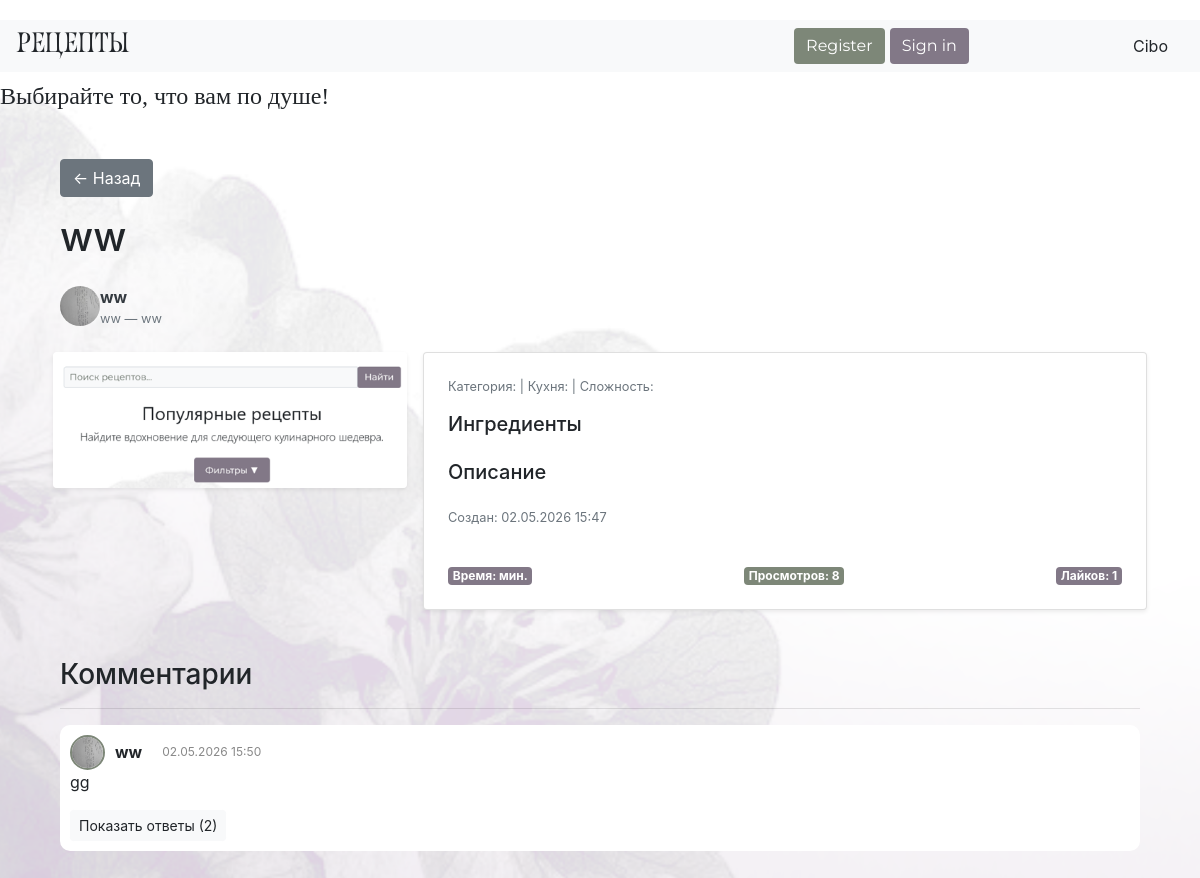
The app's page /recipe/1, older data.
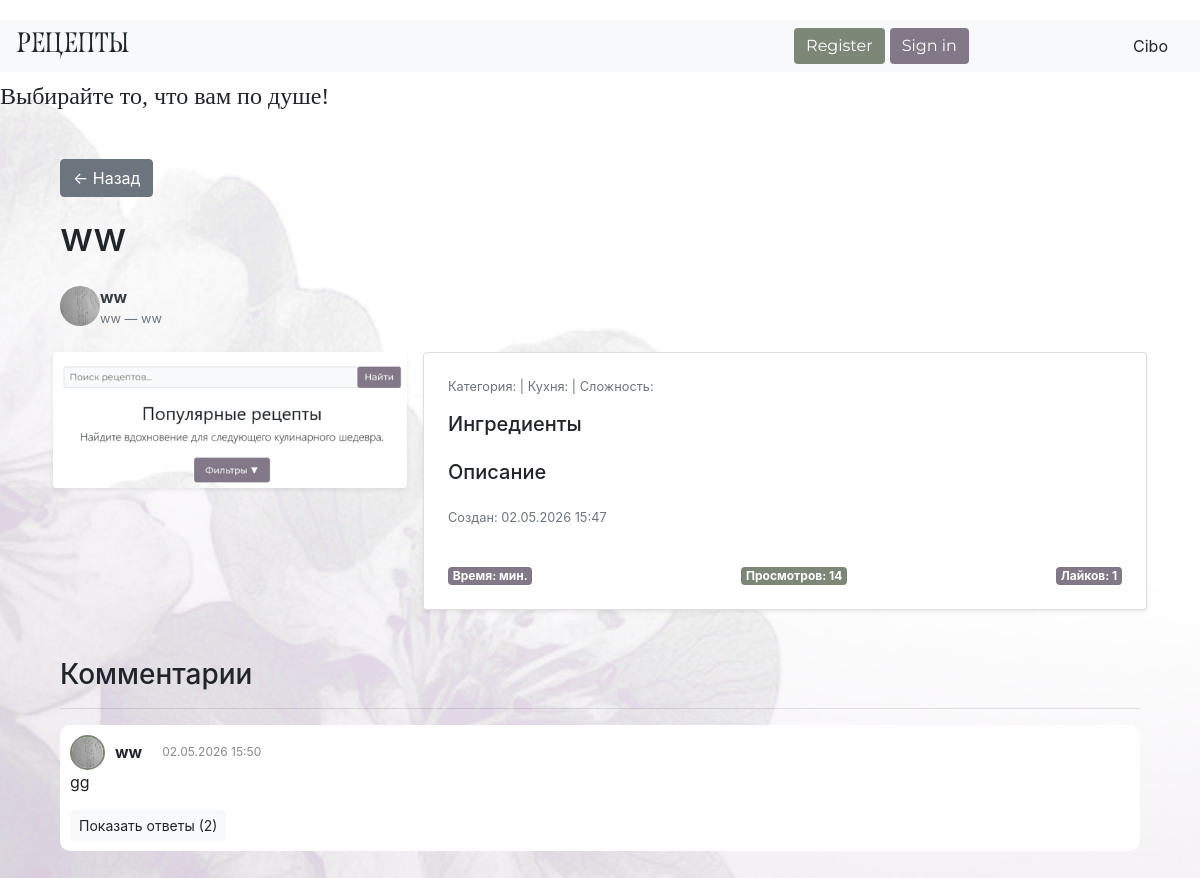
The same page, newer data.
### data/recipes.py (models this page shows)
class Recipe(SqlAlchemyBase):
    __tablename__ = 'recipes'
    id = sa.Column(sa.Integer, primary_key=True, autoincrement=True)
    user_id = sa.Column(sa.Integer, sa.ForeignKey('users.id'))
    created_at = sa.Column(sa.DateTime, default=sa.func.now())
    title = sa.Column(sa.String, nullable=True)
    text = sa.Column(sa.String, nullable=True)
    image = sa.Column(sa.String, nullable=True)
    category = sa.Column(sa.String, nullable=True)
    cuisine = sa.Column(sa.String, nullable=True)
    complexity = sa.Column(sa.Integer, nullable=True)
    ingredients = sa.Column(sa.String, nullable=False)
    cooking_time = sa.Column(sa.Integer, nullable=True)
    type = sa.Column(sa.String, nullable=True)
    likes = sa.Column(sa.Integer, default=0)
    views = sa.Column(sa.Integer, default=0)
    food_intake = sa.Column(sa.String, nullable=True)
    manual = sa.Column(sa.String, nullable=True)
    user = relationship("User", back_populates="recipes")
    comments = relationship("Comment", back_populates="recipe", cascade="all, delete")

### data/user.py (models this page shows, shortened)
class User(SqlAlchemyBase, UserMixin):
    __tablename__ = 'users'
    id = sa.Column(sa.Integer, primary_key=True, autoincrement=True)
    email = sa.Column(sa.String, index=True, unique=True, nullable=False)
    username = sa.Column(sa.String, nullable=True)
    name = sa.Column(sa.String, nullable=True)
    age = sa.Column(sa.Integer, nullable=True)
    description = sa.Column(sa.String, nullable=True)
    hashed_password = sa.Column(sa.String, nullable=True)
    avatar = sa.Column(sa.String, nullable=True)
    subscribers = sa.Column(sa.Integer, default=0)
    created_at = sa.Column(sa.DateTime, default=sa.func.now())
    recipes = relationship("Recipe", back_populates="user")

### data/comments.py (models this page shows)
class Comment(SqlAlchemyBase):
    __tablename__ = 'comments'
    id = sa.Column(sa.Integer, primary_key=True, autoincrement=True)
    user_id = sa.Column(sa.Integer, sa.ForeignKey('users.id'))
    recipe_id = sa.Column(sa.Integer, sa.ForeignKey('recipes.id'))
    text = sa.Column(sa.String, nullable=False)
    parent_id = sa.Column(sa.Integer, sa.ForeignKey('comments.id'), nullable=True)
    created_at = sa.Column(sa.DateTime, default=sa.func.now())
    user = relationship("User")
    recipe = relationship("Recipe", back_populates="comments")
    replies = relationship("Comment", backref=backref('parent', remote_side=[id]), lazy='dynamic')

### main.py (the view)
@app.route('/recipe/<int:recipe_id>')
def recipe_page(recipe_id):
    session = create_session()
    recipe = session.get(Recipe, recipe_id)
    if not recipe:
        return "Рецепт не найден"
    recipe.views += 1
    if current_user.is_authenticated:
        view = View(user_id=current_user.id, recipe_id=recipe_id)
        session.add(view)
    comments = session.query(Comment).filter(Comment.recipe_id == recipe_id).order_by(Comment.created_at).all()
    comment_tree = build_com(comments)
    session.commit()
    return render_template('recipe.html', recipe=recipe, comments_tree=comment_tree)

### data/db_session.py (called while the page is built)
def create_session() -> Session:
    global __factory
    return __factory()

### main.py (called while the page is built)
def build_com(comments):
    n = {}
    for i in comments:
        n[i.id] = {"comment": i, "children": []}
    nn = []
    for i in comments:
        if i.parent_id:
            if i.parent_id in n:
                n[i.parent_id]["children"].append(n[i.id])
        else:
            nn.append(n[i.id])
    return nn

### templates/recipe.html (shortened to what this page needs)
{% extends "base.html" %}
{% block content %}
<div class="container my-5">
    <a href="/" class="btn btn-secondary mb-3">← Назад</a>
    <h1 class="mb-4">{{ recipe.title }}</h1>
    <div class="d-flex align-items-center mb-4">
        <a href="{{ url_for('profile', user_id=recipe.user.id) }}">
            <img src="{{ url_for('static', filename=recipe.user.avatar or 'img/base_av.png') }}"
                 alt="{{ recipe.user.username }}"
                 class="rounded-circle me-3"
                 style="width: 40px; height: 40px; object-fit: cover;">
        </a>
        <div>
            <a href="{{ url_for('profile', user_id=recipe.user.id) }}"
               class="text-decoration-none text-dark">
                <b>{{ recipe.user.username }}</b>
            </a>
            <p class="text-muted small mb-0">
                {{ recipe.user.name }}
                {% if recipe.user.description %}
                    — {{ recipe.user.description }}
                {% endif %}
            </p>
        </div>
    </div>
    <div class="row g-4">
        <div class="col-md-4 text-center">
            <img src="{{ url_for('static', filename=recipe.image) }}"
                 alt="{{ recipe.title }}"
                 class="img-fluid rounded shadow-sm">
        </div>
        <div class="col-md-8">
            <div class="card p-4 shadow-sm">
                <p class="text-muted small mb-3">
                    Категория: <strong>{{ recipe.category }}</strong> |
                    Кухня: <strong>{{ recipe.cuisine }}</strong> |
                    Сложность: <strong>{{ recipe.complexity }}</strong>
                </p>
                <h5>Ингредиенты</h5>
                <h5>Описание</h5>
                <p class="text-muted small">Создан: {{ recipe.created_at.strftime('%d.%m.%Y %H:%M') }}</p>
                <div class="d-flex justify-content-between align-items-center mt-4">
                    <span class="badge" style="background-color: #827887; color: white;">
                        Время: {{ recipe.cooking_time }} мин.
                    </span>
                    <span class="badge" style="background-color: #7d8778; color: white;">
                        Просмотров: {{ recipe.views }}
                    </span>
                    <span class="badge" style="background-color: #827887; color: white;">
                        Лайков: {{ recipe.likes }}
                    </span>
                </div>
            </div>
        </div>
    </div>
    <h3 class="mt-5">Комментарии</h3>
    <hr>
    {% macro render_comment(node, level=0) %}
        {% set comment = node.comment %}
        <div class="comment-box" style="margin-left: {{ level * 20 }}px;">
            <div class="comment-header">
                <img src="{{ url_for('static', filename=comment.user.avatar or 'img/base_av.png') }}"
                     class="comment-avatar">
                <b>{{ comment.user.username }}</b>
                <span class="comment-date">{{ comment.created_at.strftime('%d.%m.%Y %H:%M') }}</span>
            </div>
            <p>{{ comment.text }}</p>
            {% if node.children %}
                <button onclick="toggleReplies({{ comment.id }})"
                        class="btn btn-sm btn-light">
                    Показать ответы ({{ node.children|length }})
                </button>
            {% endif %}
        </div>
    {% endmacro %}
    {% for node in comments_tree %}
        {{ render_comment(node) }}
    {% endfor %}
</div>
{% endblock %}

### templates/base.html (shortened to what this page needs)
<!DOCTYPE html>
<html lang="en">
<head>
    <link rel="stylesheet"
          href="https://stackpath.bootstrapcdn.com/bootstrap/4.4.1/css/bootstrap.min.css"
>
    <link rel="stylesheet" href="{{ url_for('static', filename='css/style.css') }}">
</head>
<body>
<header>
    <nav class="navbar navbar-light bg-light d-flex justify-content-between">
        <h3 class="mb-0 logo-text">Рецепты</h3>
        <div class="d-flex align-items-center">
            {% if current_user.is_authenticated %}
                 <a href="/profile/{{ current_user.id }}" class="d-flex align-items-center user-link">
                     <img src="{{ url_for('static', filename=current_user.avatar or 'img/base_av.png') }}"
                          style="width:40px; height:40px; border-radius:50%; object-fit:cover; margin-right:8px;">
                     <span class="mr-2">
                         {{ current_user.name }}
                     </span>
                 </a>
                 <a href="/logout" class="btn btn-custom-purple">Logout</a>
            {% else %}
                 <a href="/register" class="btn btn-custom-green">Register</a>
                 <a href="/login" class="btn btn-custom-purple">Sign in</a>
            {% endif %}
        </div>
        <span class="mr-3">Cibo</span>
    </nav>
    <h4 class="header h4">Выбирайте то, что вам по душе!</h4>
</header>
<main role="main" class="container">
    {% block content %}{% endblock %}
</main>
</body>
</html>

### static/css/style.css (style rules this page uses)
body { background-image: url('/static/img/fon.png'); background-size: cover; background-repeat: no-repeat; background-position: center; background-attachment: fixed; padding-top: 20px; }
.btn-custom-green { background-color: #7d8778; color: white; border: none; font-family: 'Montserrat', sans-serif; }
.btn-custom-purple { background-color: #827887; color: white; border: none; font-family: 'Montserrat', sans-serif; }
.logo-text { font-family: 'Roshcha', serif !important; }
header h4 { font-family: 'Playfair Display', serif; font-size: 22px; margin-top: 10px; }
.navbar .d-flex.align-items-center { margin-left: 500px; gap: 5px; }
.card { display: flex; flex-direction: column; }
.row > * { padding-right: calc(var(--bs-gutter-x) * 0.5); padding-left: calc(var(--bs-gutter-x) * 0.5); }
.row { --bs-gutter-x: 1rem; --bs-gutter-y: 1rem; }
.comment-header { display: flex; align-items: center; gap: 10px; }
.comment-avatar { width: 35px; height: 35px; border-radius: 50%; object-fit: cover; border: 2px solid #7d8778; }
.comment-box { background: white; padding: 10px; border-radius: 10px; margin-bottom: 10px; }
.comment-date { font-size: 12px; color: #888; margin-left: 10px; }

Row changes from the older to the newer data that the page shows:
changed Recipe "ww": views "8" → "14"
